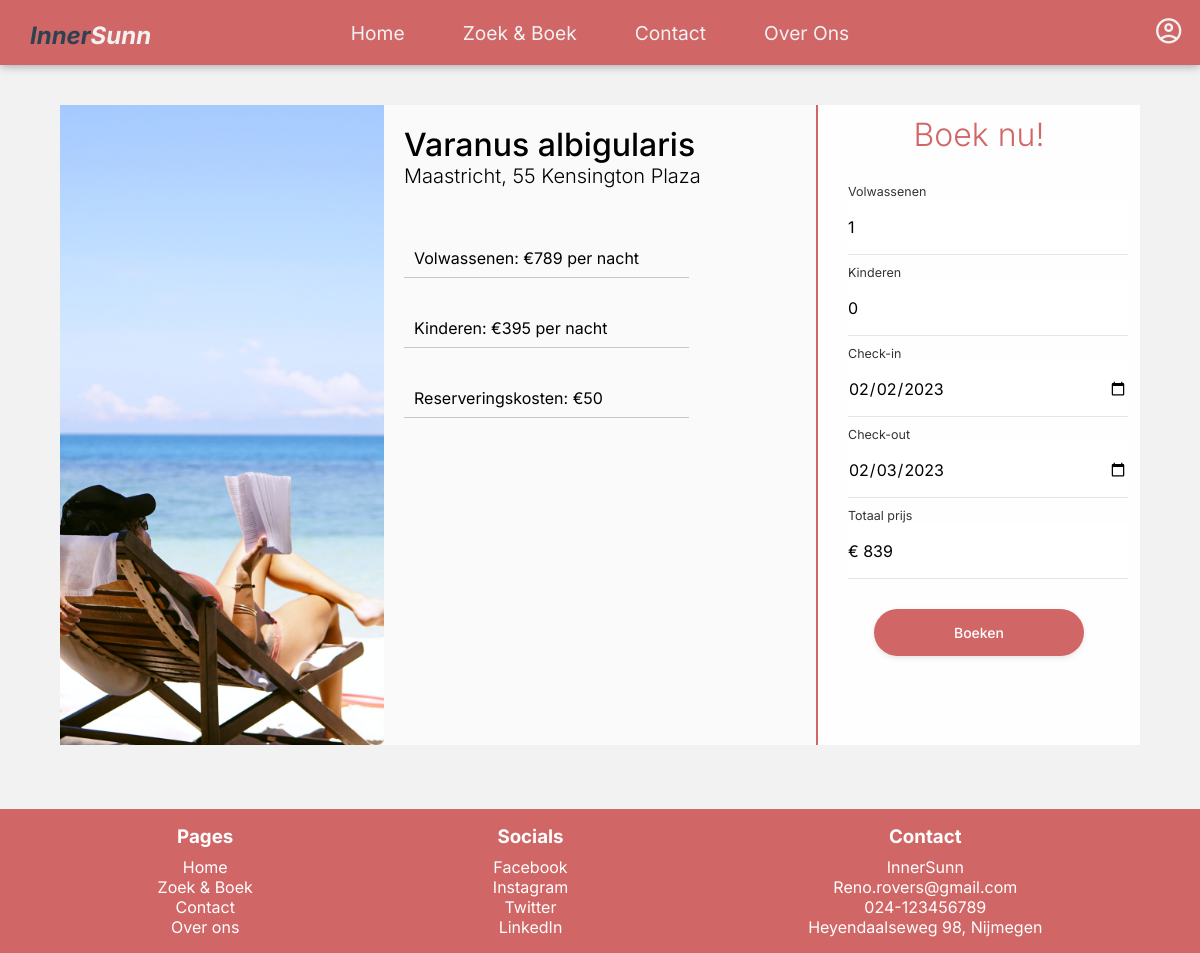
The app's page /pages/booking.php?accommodation=19 (signed in) with its own data.
### tables this page shows
CREATE TABLE IF NOT EXISTS ACCOMMODATIONS (
	id INT NOT NULL AUTO_INCREMENT,
    name VARCHAR(255) NOT NULL,
    country VARCHAR(255) NOT NULL,
    city VARCHAR(255) NOT NULL,
    address VARCHAR(255) NOT NULL,
    description TEXT NOT NULL,
    price INT(10) NOT NULL,
    PRIMARY KEY(id),
    UNIQUE(name)
);

### includes/controllers/booking.php (called while the page is built, shortened)
<?php
require_once ROOT_PATH . 'includes/functions/database.php';
if (!isset($_GET['accommodation'])) {
    header("Location: " . BASE_URL . "pages/search.php");
} else {
    $accommodationId = $_GET['accommodation'];
}
$accommodation = getAccommodationById($accommodationId);

### includes/functions/database.php (called while the page is built, shortened)
<?php
require_once ROOT_PATH . 'includes/connection.php';
function getUserById($userId)
{
    global $conn;
    $query = "SELECT * FROM USERS WHERE ID = :userId";
    $queryExec = $conn->prepare($query);
    $queryExec->bindParam(":userId", $userId);
    $queryExec->execute();
    $results = $queryExec->fetch();
    return $results;
}
function getAccommodationById($accommodationId)
{
    global $conn;
    $result = null;
    $query = "SELECT * FROM accommodations WHERE ID = :accommodationId";
    $queryExec = $conn->prepare($query);
    $queryExec->bindParam(":accommodationId", $accommodationId);
    $queryExec->execute();
    $results = $queryExec->fetch();
    if ($results) {
        $result = $results;
        $result['images'] = getImages($accommodationId);
        $result['reviews'] = getReviews($accommodationId);
    }
    return $result;
}
function getImages($accommodationId)
{
    global $conn;
    $query = "SELECT URL as image FROM images WHERE accommodation_id = :accommodationId";
    $queryExec = $conn->prepare($query);
    $queryExec->bindParam(":accommodationId", $accommodationId);
    $queryExec->execute();
    $results = $queryExec->fetchAll();
    $images = array();
    foreach ($results as $image) {
        $images[] = $image['image'];
    }
    return $images;
}
function getReviews($accommodationId)
{
    global $conn;
    $query = "SELECT user_id, review, rating FROM reviews WHERE accommodation_id = :accommodationId";
    $queryExec = $conn->prepare($query);
    $queryExec->bindParam(":accommodationId", $accommodationId);
    $queryExec->execute();
    $results = $queryExec->fetchAll();
    $reviews = array();
    foreach ($results as $review) {
        $review['user'] = getUserById($review['user_id'])['username'];
        $reviews[] = $review;
    }
    return $reviews;
}

### pages/booking.php (the view, shortened to what this page needs)
<?php
require_once(ROOT_PATH . "includes/controllers/booking.php");
require_once(ROOT_PATH . "includes/partials/header.php");
?>
<main>
    <?php if (!isset($success) || empty($success) || $success == false) : ?>
        <div class="booking-container">
            <section class="accommodation-image">
                <img src="<?php echo BASE_URL . "resources/images/accommodations/" . $accommodation['images'][0] ?>" alt=" Chlamydosaurus kingii">
            </section>
            <section class="accommodation-info">
                <h2><?php echo $accommodation['name'] ?></h2>
                <h3><?php echo $accommodation['city'] . ', ' . $accommodation['address'] ?></h3>
                <div class="prices">
                    <ul>
                        <li>Volwassenen: €<?php echo $accommodation['price'] ?> per nacht</li>
                        <li>Kinderen: €<?php echo round($accommodation['price'] / 2, 0) ?> per nacht</li>
                        <li>Reserveringskosten: €50</li>
                    </ul>
                </div>
            </section>
            <section class="booking-form">
                <h2>Boek nu!</h2>
                <form action="<?php echo htmlspecialchars($_SERVER['PHP_SELF']) . "?accommodation=" . $_GET['accommodation'] ?>" method="POST">
                    <label for="adults">Volwassenen</label>
                    <input type="number" name="adults" id="adults" min="1" max="10" value="1" onchange="calculateTotalPrice(<?php echo $accommodation['price'] ?>, 50);">
                    <label for="children">Kinderen</label>
                    <input type="number" name="children" id="children" min="0" max="10" value="0" onchange="calculateTotalPrice(<?php echo $accommodation['price'] ?>, 50);">
                    <label for="check-in">Check-in</label>
                    <input type="date" name="check-in" id="check-in" onchange="checkDates(); calculateTotalPrice(<?php echo $accommodation['price'] ?>, 50);">
                    <label for="check-out">Check-out</label>
                    <input type="date" name="check-out" id="check-out" onchange="checkDates(); calculateTotalPrice(<?php echo $accommodation['price'] ?>, 50);">
                    <label for="total-price">Totaal prijs</label>
                    <input type="text" name="total-price" id="total-price" value="€ <?php echo $accommodation['price'] + 50 ?>" readonly>
                    <button type="submit" name="submit" value="Boeken"> Boeken </button>
                </form>
            </section>
        </div>
    <?php endif; ?>
</main>
<?php require_once(ROOT_PATH . "includes/partials/footer.php"); ?>

### css/variables.css (style rules this page uses)
:root { --color-primary: #d16666; --color-primary-dark: #9b4b4b; --color-secondary: #f2f2f2; --color-secondary-dark: #d9d9d9; --color-tertiary: #2c4251; }

### css/index.css (style rules this page uses)
* { box-sizing: border-box; padding: 0; margin: 0; font-family: "Inter", sans-serif; }
body { background-color: var(--color-secondary); }

### css/booking.css (style rules this page uses)
main { margin: 5vh auto; width: 90vw; display: flex; flex-direction: column; align-items: center; }
.booking-container { height: 80vh; width: 100%; display: flex; flex-direction: row; }
section.accommodation-image { width: 30%; height: 100%; }
section.accommodation-image img { width: 100%; height: inherit; object-fit: cover; }
section.accommodation-info { flex-grow: 1; padding: 20px; background-color: #fafafa; display: flex; flex-direction: column; align-items: flex-start; }
.accommodation-info h2 { font-size: 2em; font-weight: 500; }
.accommodation-info h3 { font-size: 1.25em; font-weight: 300; margin-top: 0; }
.accommodation-info .prices { display: flex; flex-direction: row; justify-content: space-between; width: 100%; margin-top: 50px; }
.accommodation-info .prices ul { list-style-type: none; padding-left: 0; display: flex; flex-direction: column; gap: 20px; }
.accommodation-info .prices ul li { font-size: 1em; color: #000; margin-bottom: 10px; padding: 10px; border-radius: 5px; position: relative; }
.accommodation-info .prices ul li::after { content: ""; position: absolute; left: 0px; bottom: 0; width: calc(100% + 40px); height: 1px; background-color: #000; opacity: 0.2; }
section.booking-form { width: 30%; height: 100%; background: #fefefe; border-left: 2px var(--color-primary) solid; }
.booking-form > h2 { font-size: 2em; font-weight: 300; margin-top: 10px; margin-bottom: 0; text-align: center; color: var(--color-primary); }
label { margin-top: 10px; font-size: 12.5px; color: #000; opacity: 0.8; font-weight: 400; }
form { padding: 20px 30px; display: flex; flex-direction: column; align-items: flex-start; height: 100%; }
.booking-form button { text-align: center; width: 80%; min-width: 100px; border-radius: 24px; padding: 15px 40px; margin-top: 30px; margin-left: auto; margin-right: auto; background-color: var(--color-primary); color: #fff; font-size: 14px; font-weight: 500; box-shadow: 0px 2px 6px -1px rgba(0, 0, 0, 0.13); border: none; transition: all 0.3s ease; outline: 0; }
.booking-form input { font-size: 16px; padding: 20px 0px; height: 56px; border: none; border-bottom: solid 1px rgba(0, 0, 0, 0.1); background: #fff; min-width: 280px; box-sizing: border-box; transition: all 0.3s linear; color: #000; font-weight: 400; }

### records on screen
accommodations: name "Varanus albigularis", city "Maastricht", address "55 Kensington Plaza", price "789", $accommodation['price']/2 "395", total-price "€ 839"
